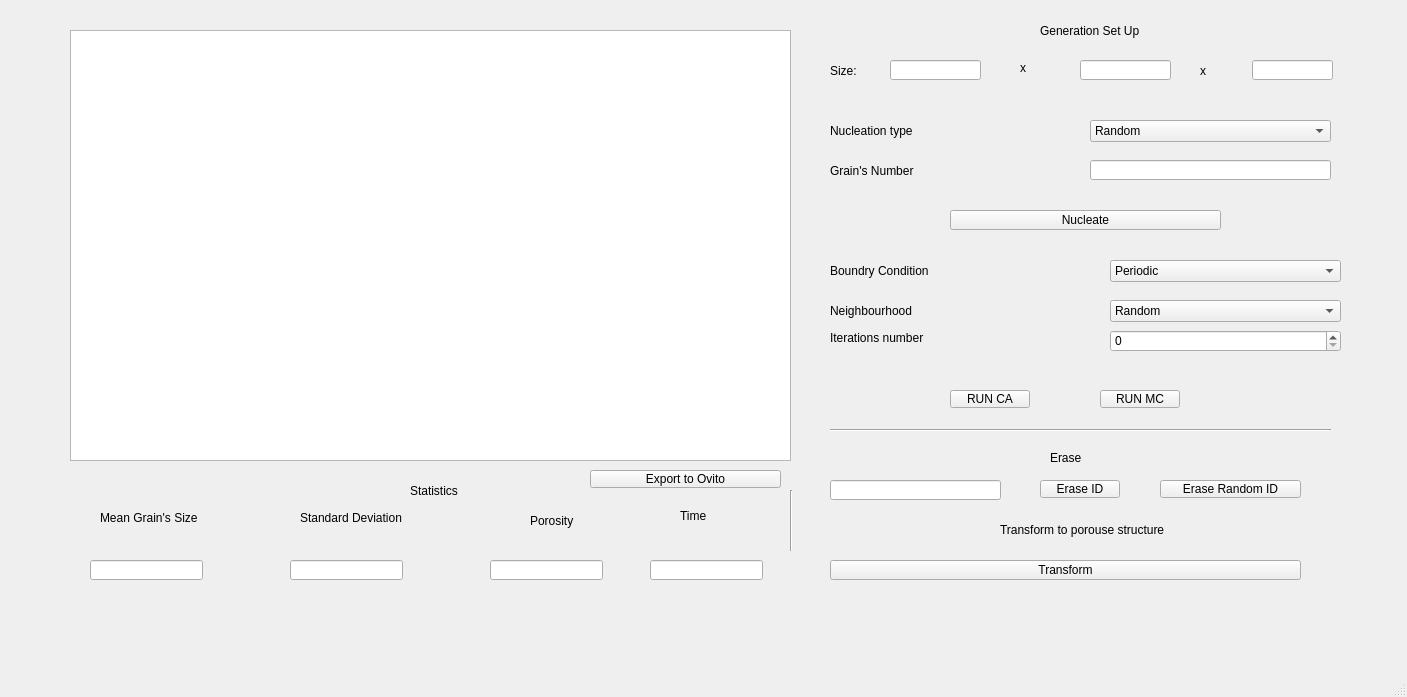
<?xml version="1.0" encoding="UTF-8"?>
<ui version="4.0">
 <class>MainWindow</class>
 <widget class="QMainWindow" name="MainWindow">
  <property name="geometry">
   <rect>
    <x>0</x>
    <y>0</y>
    <width>1407</width>
    <height>697</height>
   </rect>
  </property>
  <property name="windowTitle">
   <string>MainWindow</string>
  </property>
  <widget class="QWidget" name="centralwidget">
   <widget class="QGraphicsView" name="graphicsView">
    <property name="geometry">
     <rect>
      <x>70</x>
      <y>30</y>
      <width>721</width>
      <height>431</height>
     </rect>
    </property>
   </widget>
   <widget class="QLabel" name="label">
    <property name="geometry">
     <rect>
      <x>830</x>
      <y>60</y>
      <width>61</width>
      <height>21</height>
     </rect>
    </property>
    <property name="text">
     <string>Size: </string>
    </property>
   </widget>
   <widget class="QLineEdit" name="sizeX">
    <property name="geometry">
     <rect>
      <x>890</x>
      <y>60</y>
      <width>91</width>
      <height>20</height>
     </rect>
    </property>
   </widget>
   <widget class="QLineEdit" name="sizeY">
    <property name="geometry">
     <rect>
      <x>1080</x>
      <y>60</y>
      <width>91</width>
      <height>20</height>
     </rect>
    </property>
   </widget>
   <widget class="QLineEdit" name="sizeZ">
    <property name="geometry">
     <rect>
      <x>1252</x>
      <y>60</y>
      <width>81</width>
      <height>20</height>
     </rect>
    </property>
   </widget>
   <widget class="QLabel" name="label_2">
    <property name="geometry">
     <rect>
      <x>1020</x>
      <y>60</y>
      <width>37</width>
      <height>16</height>
     </rect>
    </property>
    <property name="text">
     <string>x</string>
    </property>
   </widget>
   <widget class="QLabel" name="label_3">
    <property name="geometry">
     <rect>
      <x>1200</x>
      <y>60</y>
      <width>21</width>
      <height>21</height>
     </rect>
    </property>
    <property name="text">
     <string>x</string>
    </property>
   </widget>
   <widget class="QLabel" name="label_4">
    <property name="geometry">
     <rect>
      <x>830</x>
      <y>120</y>
      <width>101</width>
      <height>21</height>
     </rect>
    </property>
    <property name="text">
     <string>Nucleation type</string>
    </property>
   </widget>
   <widget class="QComboBox" name="nucleation_type">
    <property name="geometry">
     <rect>
      <x>1090</x>
      <y>120</y>
      <width>241</width>
      <height>22</height>
     </rect>
    </property>
    <item>
     <property name="text">
      <string>Random</string>
     </property>
    </item>
    <item>
     <property name="text">
      <string>Uniform</string>
     </property>
    </item>
   </widget>
   <widget class="QLabel" name="label_5">
    <property name="geometry">
     <rect>
      <x>830</x>
      <y>160</y>
      <width>91</width>
      <height>21</height>
     </rect>
    </property>
    <property name="text">
     <string>Grain's Number</string>
    </property>
   </widget>
   <widget class="QLineEdit" name="grains_number">
    <property name="geometry">
     <rect>
      <x>1090</x>
      <y>160</y>
      <width>241</width>
      <height>20</height>
     </rect>
    </property>
   </widget>
   <widget class="QLabel" name="label_6">
    <property name="geometry">
     <rect>
      <x>830</x>
      <y>260</y>
      <width>121</width>
      <height>21</height>
     </rect>
    </property>
    <property name="text">
     <string>Boundry Condition</string>
    </property>
   </widget>
   <widget class="QLabel" name="label_7">
    <property name="geometry">
     <rect>
      <x>830</x>
      <y>300</y>
      <width>111</width>
      <height>21</height>
     </rect>
    </property>
    <property name="text">
     <string>Neighbourhood</string>
    </property>
   </widget>
   <widget class="QComboBox" name="neighbourhood">
    <property name="geometry">
     <rect>
      <x>1110</x>
      <y>300</y>
      <width>231</width>
      <height>22</height>
     </rect>
    </property>
    <item>
     <property name="text">
      <string>Random</string>
     </property>
    </item>
    <item>
     <property name="text">
      <string>Moore</string>
     </property>
    </item>
    <item>
     <property name="text">
      <string>Neuman</string>
     </property>
    </item>
   </widget>
   <widget class="QPushButton" name="RUN_CA">
    <property name="geometry">
     <rect>
      <x>950</x>
      <y>390</y>
      <width>80</width>
      <height>18</height>
     </rect>
    </property>
    <property name="text">
     <string>RUN CA</string>
    </property>
   </widget>
   <widget class="QLabel" name="label_8">
    <property name="geometry">
     <rect>
      <x>1040</x>
      <y>20</y>
      <width>121</width>
      <height>21</height>
     </rect>
    </property>
    <property name="text">
     <string>Generation Set Up</string>
    </property>
   </widget>
   <widget class="Line" name="line">
    <property name="geometry">
     <rect>
      <x>830</x>
      <y>420</y>
      <width>501</width>
      <height>20</height>
     </rect>
    </property>
    <property name="orientation">
     <enum>Qt::Horizontal</enum>
    </property>
   </widget>
   <widget class="QSpinBox" name="Iteration">
    <property name="geometry">
     <rect>
      <x>1110</x>
      <y>330</y>
      <width>231</width>
      <height>22</height>
     </rect>
    </property>
   </widget>
   <widget class="QLabel" name="label_10">
    <property name="geometry">
     <rect>
      <x>1050</x>
      <y>450</y>
      <width>51</width>
      <height>16</height>
     </rect>
    </property>
    <property name="text">
     <string>Erase</string>
    </property>
   </widget>
   <widget class="QLineEdit" name="ID_input">
    <property name="geometry">
     <rect>
      <x>830</x>
      <y>480</y>
      <width>171</width>
      <height>20</height>
     </rect>
    </property>
   </widget>
   <widget class="QPushButton" name="erase_ID">
    <property name="geometry">
     <rect>
      <x>1040</x>
      <y>480</y>
      <width>80</width>
      <height>18</height>
     </rect>
    </property>
    <property name="text">
     <string>Erase ID</string>
    </property>
   </widget>
   <widget class="QPushButton" name="erase_random">
    <property name="geometry">
     <rect>
      <x>1160</x>
      <y>480</y>
      <width>141</width>
      <height>18</height>
     </rect>
    </property>
    <property name="text">
     <string>Erase Random ID</string>
    </property>
   </widget>
   <widget class="QLabel" name="label_9">
    <property name="geometry">
     <rect>
      <x>1000</x>
      <y>520</y>
      <width>191</width>
      <height>20</height>
     </rect>
    </property>
    <property name="text">
     <string>Transform to porouse structure</string>
    </property>
   </widget>
   <widget class="QPushButton" name="transform">
    <property name="geometry">
     <rect>
      <x>830</x>
      <y>560</y>
      <width>471</width>
      <height>20</height>
     </rect>
    </property>
    <property name="text">
     <string>Transform</string>
    </property>
   </widget>
   <widget class="QPushButton" name="RUN_MC">
    <property name="geometry">
     <rect>
      <x>1100</x>
      <y>390</y>
      <width>80</width>
      <height>18</height>
     </rect>
    </property>
    <property name="text">
     <string>RUN MC</string>
    </property>
   </widget>
   <widget class="QPushButton" name="nucleate">
    <property name="geometry">
     <rect>
      <x>950</x>
      <y>210</y>
      <width>271</width>
      <height>20</height>
     </rect>
    </property>
    <property name="text">
     <string>Nucleate</string>
    </property>
   </widget>
   <widget class="QLabel" name="label_11">
    <property name="geometry">
     <rect>
      <x>830</x>
      <y>330</y>
      <width>121</width>
      <height>16</height>
     </rect>
    </property>
    <property name="text">
     <string>Iterations number</string>
    </property>
   </widget>
   <widget class="QComboBox" name="boundry_condition">
    <property name="geometry">
     <rect>
      <x>1110</x>
      <y>260</y>
      <width>231</width>
      <height>22</height>
     </rect>
    </property>
    <item>
     <property name="text">
      <string>Periodic</string>
     </property>
    </item>
    <item>
     <property name="text">
      <string>Absorption</string>
     </property>
    </item>
   </widget>
   <widget class="QLabel" name="label_12">
    <property name="geometry">
     <rect>
      <x>410</x>
      <y>480</y>
      <width>71</width>
      <height>21</height>
     </rect>
    </property>
    <property name="text">
     <string>Statistics</string>
    </property>
   </widget>
   <widget class="QLabel" name="label_13">
    <property name="geometry">
     <rect>
      <x>100</x>
      <y>510</y>
      <width>101</width>
      <height>16</height>
     </rect>
    </property>
    <property name="text">
     <string>Mean Grain's Size</string>
    </property>
   </widget>
   <widget class="QLabel" name="label_14">
    <property name="geometry">
     <rect>
      <x>300</x>
      <y>510</y>
      <width>111</width>
      <height>16</height>
     </rect>
    </property>
    <property name="text">
     <string>Standard Deviation</string>
    </property>
   </widget>
   <widget class="QLabel" name="label_15">
    <property name="geometry">
     <rect>
      <x>530</x>
      <y>510</y>
      <width>51</width>
      <height>21</height>
     </rect>
    </property>
    <property name="text">
     <string>Porosity</string>
    </property>
   </widget>
   <widget class="QLabel" name="label_16">
    <property name="geometry">
     <rect>
      <x>680</x>
      <y>510</y>
      <width>37</width>
      <height>12</height>
     </rect>
    </property>
    <property name="text">
     <string>Time</string>
    </property>
   </widget>
   <widget class="QLineEdit" name="mean_grains_size">
    <property name="enabled">
     <bool>true</bool>
    </property>
    <property name="geometry">
     <rect>
      <x>90</x>
      <y>560</y>
      <width>113</width>
      <height>20</height>
     </rect>
    </property>
   </widget>
   <widget class="QLineEdit" name="standard_deviation">
    <property name="enabled">
     <bool>true</bool>
    </property>
    <property name="geometry">
     <rect>
      <x>290</x>
      <y>560</y>
      <width>113</width>
      <height>20</height>
     </rect>
    </property>
   </widget>
   <widget class="QLineEdit" name="porosity">
    <property name="enabled">
     <bool>true</bool>
    </property>
    <property name="geometry">
     <rect>
      <x>490</x>
      <y>560</y>
      <width>113</width>
      <height>20</height>
     </rect>
    </property>
   </widget>
   <widget class="QLineEdit" name="time">
    <property name="enabled">
     <bool>true</bool>
    </property>
    <property name="geometry">
     <rect>
      <x>650</x>
      <y>560</y>
      <width>113</width>
      <height>20</height>
     </rect>
    </property>
   </widget>
   <widget class="Line" name="line_2">
    <property name="geometry">
     <rect>
      <x>790</x>
      <y>490</y>
      <width>3</width>
      <height>61</height>
     </rect>
    </property>
    <property name="orientation">
     <enum>Qt::Vertical</enum>
    </property>
   </widget>
   <widget class="QPushButton" name="export_2">
    <property name="geometry">
     <rect>
      <x>590</x>
      <y>470</y>
      <width>191</width>
      <height>18</height>
     </rect>
    </property>
    <property name="text">
     <string>Export to Ovito</string>
    </property>
   </widget>
  </widget>
  <widget class="QMenuBar" name="menubar">
   <property name="geometry">
    <rect>
     <x>0</x>
     <y>0</y>
     <width>1407</width>
     <height>21</height>
    </rect>
   </property>
  </widget>
  <widget class="QStatusBar" name="statusbar"/>
 </widget>
 <resources/>
 <connections/>
</ui>
